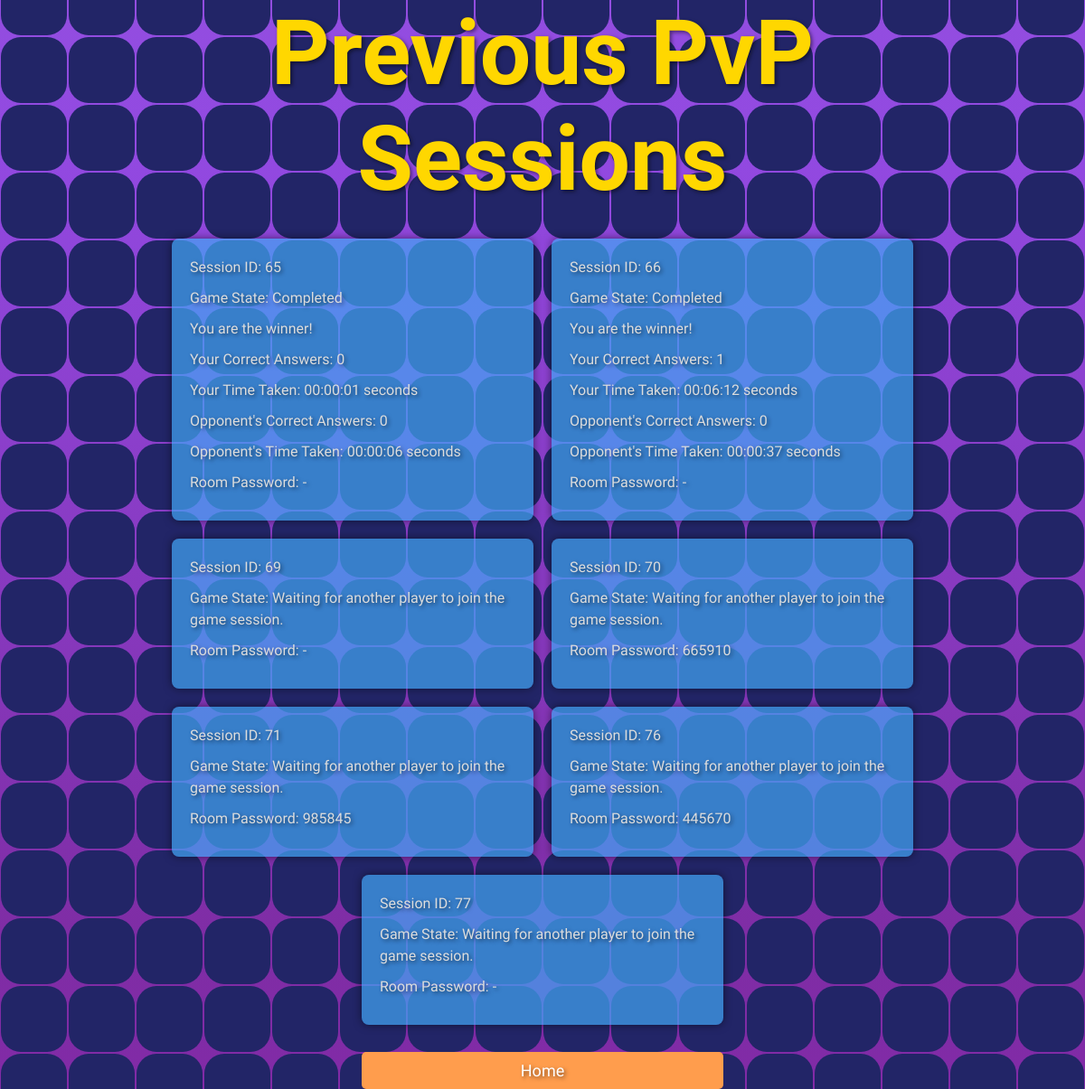
The app's page /checkpvpresult.php (signed in) with its own data.
### tables this page shows
CREATE TABLE IF NOT EXISTS `game_sessions` (
  `session_id` int NOT NULL AUTO_INCREMENT,
  `player1_id` int NOT NULL,
  `player2_id` int DEFAULT NULL,
  `game_state` enum('in_progress','completed','','') NOT NULL,
  `roompassword` int NOT NULL,
  `player1_timetaken` time DEFAULT NULL,
  `player2_timetaken` time DEFAULT NULL,
  `player1_correct_answers` int DEFAULT NULL,
  `player2_correct_answers` int DEFAULT NULL,
  `player1_pvpEXP` int DEFAULT NULL,
  `player2_pvpEXP` int DEFAULT NULL,
  PRIMARY KEY (`session_id`),
  KEY `game_sessions_ibfk_1` (`player1_id`),
  KEY `game_sessions_ibfk_2` (`player2_id`)
);

### checkpvpresult.php (the view, shortened to what this page needs)
<?php
$servername = "localhost";
$username = "root";
$password = "";
$dbname = "gimkit";
$conn = new mysqli($servername, $username, $password, $dbname);
$user_id = $_SESSION['user_id'] ?? 0;
$sessionsSql = "SELECT * FROM game_sessions WHERE player1_id = ? OR player2_id = ?";
$sessionsStmt = $conn->prepare($sessionsSql);
$sessionsStmt->bind_param("ii", $user_id, $user_id);
$sessionsStmt->execute();
$sessionsResult = $sessionsStmt->get_result();
?>
<!DOCTYPE html>
<html lang="en">
<head>
</head>
<body>
    <section>
        <?php for ($i = 0; $i < 100; $i++) {
            echo "<span></span>";
            echo "<span></span>";
            echo "<span></span>";
            echo "<span></span>";
            echo "<span></span>";
            echo "<span></span>";
            echo "<span></span>";
            echo "<span></span>";
            echo "<span></span>";
        } ?>
    </section>
    <div class="container">
        <h2>Previous PvP Sessions</h2>
        <div class="sessions-container">
            <?php
            if ($sessionsResult->num_rows > 0) {
                while ($session = $sessionsResult->fetch_assoc()) {
                    echo "<div class='session'>";
                    echo "<p>Session ID: {$session['session_id']}</p>";
                    if ($session['player2_id'] !== null) {
                        if ($session['game_state'] === 'in_progress') {
                            echo "<p>Game State: Ongoing - Waiting for an opponent to complete the game.</p>";
                            echo "<p>Room Password: " . ($session['roompassword'] == 0 ? '-' : $session['roompassword']) . "</p>";
                        } else {
                            $isPlayer1 = $user_id == $session['player1_id'];
                            $userCorrectAnswers = $isPlayer1 ? $session['player1_correct_answers'] : $session['player2_correct_answers'];
                            $userTimeTaken = $isPlayer1 ? $session['player1_timetaken'] : $session['player2_timetaken'];
                            $opponentCorrectAnswers = $isPlayer1 ? $session['player2_correct_answers'] : $session['player1_correct_answers'];
                            $opponentTimeTaken = $isPlayer1 ? $session['player2_timetaken'] : $session['player1_timetaken'];
                            if ($session['player1_correct_answers'] !== null && $session['player2_correct_answers'] !== null) {
                                if ($session['player1_correct_answers'] > $session['player2_correct_answers']) {
                                    $winner = 'player1';
                                } elseif ($session['player2_correct_answers'] > $session['player1_correct_answers']) {
                                    $winner = 'player2';
                                } else {
                                    $winner = ($session['player1_timetaken'] < $session['player2_timetaken']) ? 'player1' : 'player2';
                                }
                                $userIsWinner = ($isPlayer1 && $winner == 'player1') || (!$isPlayer1 && $winner == 'player2');
                                $resultMessage = $userIsWinner ? "You are the winner!" : "Nice effort, you came in second place.";
                                echo "<p>Game State: Completed</p>";
                                echo "<p>$resultMessage</p>";
                                echo "<p>Your Correct Answers: {$userCorrectAnswers}</p>";
                                echo "<p>Your Time Taken: {$userTimeTaken} seconds</p>";
                                echo "<p>Opponent's Correct Answers: {$opponentCorrectAnswers}</p>";
                                echo "<p>Opponent's Time Taken: {$opponentTimeTaken} seconds</p>";
                                echo "<p>Room Password: " . ($session['roompassword'] == 0 ? '-' : $session['roompassword']) . "</p>";
                            } else {
                                echo "<p>Game State: Completed (waiting for both players' data to be recorded).</p>";
                                echo "<p>Room Password: " . ($session['roompassword'] == 0 ? '-' : $session['roompassword']) . "</p>";
                            }
                        }
                    } else {
                        echo "<p>Game State: Waiting for another player to join the game session.</p>";
                        echo "<p>Room Password: " . ($session['roompassword'] == 0 ? '-' : $session['roompassword']) . "</p>";
                    }
                    echo "</div>";
                }
            } else {
                echo "<p>No previous PvP sessions found.</p>";
            }
            ?>
        </div>
        <a href="home.php" class="btn">Home</a>
    </div>
</body>
</html>

### checkpvpresult.php (style rules this page uses)
* { margin: 0; padding: 0; box-sizing: border-box; font-family: 'Bagel Fat One', sans-serif; cursor: url('../images/icons8-cursor-100.png'), auto; }
body { display: flex; justify-content: center; align-items: center; background: #010326; min-height: 100vh; color: #fff; text-shadow: 2px 2px 4px rgba(0, 0, 0, 0.5); }
.container { position: relative; z-index: 10; width: 80%; max-width: 1200px; }
h2 { font-size: 100px; margin-bottom: 30px; text-align: center; text-shadow: 2px 2px 4px rgba(0, 0, 0, 0.5); color: gold; }
.sessions-container { display: flex; flex-wrap: wrap; justify-content: center; gap: 20px; }
.session { background-color: rgba(66, 165, 245, 0.7); padding: 20px; width: 400px; border-radius: 8px; box-shadow: 0 0 10px rgba(0, 0, 0, 0.5); transition: background 0.3s ease; }
p { font-size: 16px; line-height: 1.5; color: #ddd; margin-bottom: 10px; }
section { position: fixed; width: 100vw; height: vh; display: flex; justify-content: center; align-items: center; gap: 2px; flex-wrap: wrap; overflow: hidden; z-index: 1; }
section::before { content: ''; position: absolute; width: 100%; height: 100%; background: linear-gradient(#010326, #965edb, #9249e1, rgb(127, 45, 165), rgb(138, 33, 173), #010326); animation: animate 10s linear infinite; }
.btn { display: block; width: 400px; padding: 10px; margin: 30px auto 0; text-align: center; color: #fff; background-color: #ff9d4d; border: none; border-radius: 5px; font-size: 18px; cursor: pointer; text-decoration: none; }

### records on screen
game_sessions: session_id "65", resultMessage "You are the winner!", player2_correct_answers "0", player2_timetaken "00:00:01", player1_correct_answers "0", player1_timetaken "00:00:06"
game_sessions: session_id "66", resultMessage "You are the winner!", player1 "1", player2_timetaken "00:06:12", player1_correct_answers "0", player1_timetaken "00:00:37"
game_sessions: session_id "69", shows "Game State: Waiting for another player to join the game session."
game_sessions: session_id "70", roompassword "665910"
game_sessions: session_id "71", roompassword "985845"
game_sessions: session_id "76", roompassword "445670"
game_sessions: session_id "77", shows "Game State: Waiting for another player to join the game session."
